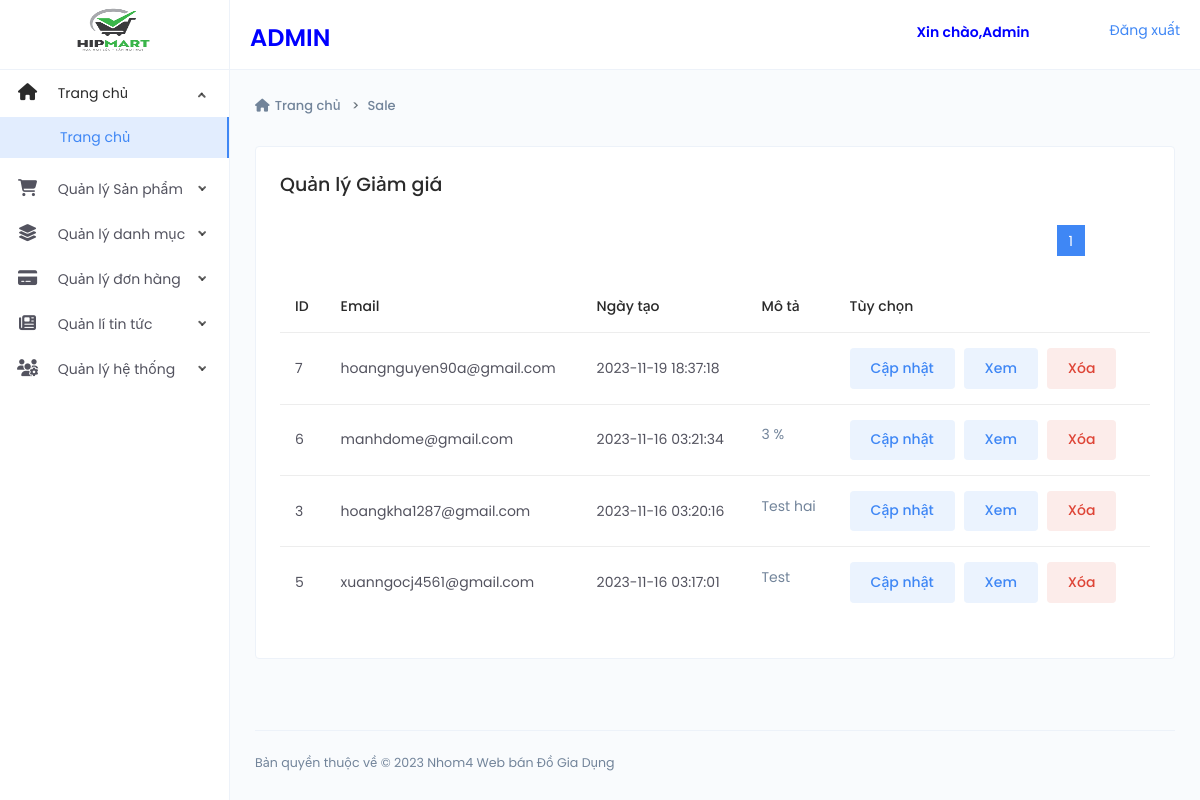
/Webdogiadung/Admin/Sale.php (signed in), run on the app's committed database.
### tables this page shows
CREATE TABLE `sale` (
  `ID` int(11) NOT NULL,
  `Email` varchar(30) NOT NULL,
  `Creat_at` timestamp NOT NULL DEFAULT current_timestamp() ON UPDATE current_timestamp(),
  `Descrption` varchar(100) NOT NULL
);

### Webdogiadung/Admin/Sale.php (the view, shortened to what this page needs)
<?php
require('Header_admin.php');
?>
<?php
require('Nav_left.php');
?>
<?php
include('Conect.php');
?>
<div class="page-container">
   <div class="main-content">
      <div class="page-header">
         <div class="header-sub-title">
            <nav class="breadcrumb breadcrumb-dash">
            <a href="index.php" class="breadcrumb-item"><i class="fa-solid fa-house m-r-5"></i>Trang chủ</a>
               <a class="breadcrumb-item" href="Sale.php">Sale</a>
            </nav>
         </div>
      </div>
      <div class="card">
         <div class="card-body">
            <h4>Quản lý Giảm giá</h4>
            <div class="m-t-25">
               <?php
               $itemsPerPage = 10;
               $page = 1;
               $offset = ($page - 1) * $itemsPerPage;
               $sql = "SELECT COUNT(*) as totalItems FROM `sale`";
               $result = mysqli_query($conn, $sql);
               $row = mysqli_fetch_assoc($result);
               $totalItems = $row["totalItems"];
               $totalPages = ceil($totalItems / $itemsPerPage);
               $sql = "SELECT * FROM `sale` ORDER BY Creat_at DESc LIMIT " . $offset . "," . $itemsPerPage;
               $result = mysqli_query($conn, $sql);
               if (mysqli_num_rows($result) > 0) {
               ?>
                  <ul class="pagination">
                     <?php for ($i = 1; $i <= $totalPages; $i++) { ?>
                        <?php if ($i == $page) { ?>
                           <li class="active"><a href="Sale.php?page=<?php echo $i; ?>"><?php echo $i; ?></a></li>
                        <?php } else { ?>
                           <li><a href="Sale.php?page=<?php echo $i; ?>"><?php echo $i; ?></a></li>
                        <?php } ?>
                     <?php } ?>
                  </ul>
                  <table id="data-table" class="table">
                     <thead>
                        <tr>
                           <th>ID</th>
                           <th>Email</th>
                           <th>Ngày tạo</th>
                           <th>Mô tả</th>
                           <th>Tùy chọn </th>
                        </tr>
                     </thead>
                     <tbody>
                        <?php
                        while ($row = mysqli_fetch_assoc($result)) {
                           $id = $row['ID'];
                           $sql = "SELECT * FROM sale";
                           $res = mysqli_query($conn, $sql);
                        ?>
                           <tr>
                              <td><?php echo $id ?></td>
                              <td><?php echo $row['Email'] ?></td>
                              <td><?php echo $row['Creat_at'] ?></td>
                              <td><?php echo $row['Descrption'] ?></td>
                              <td class="tuychon">
                                 <a class="btn btn-primary btn-tone m-r-5" href="./Capnhat_sale.php?ID=<?php echo $row['ID']; ?>">Cập nhật</a>
                                 <a class="btn btn-primary btn-tone m-r-5" href="./Xemsale.php?ID=<?php echo $row['ID']; ?>">Xem</a>
                                 <a class="btn btn-danger btn-tone m-r-5" href="./Xoasale.php?ID=<?php echo $row['ID']; ?>" onclick="return confirm('Bạn có chắc chắn muốn xóa Tin tức này không?');">Xóa</a>
                              </td>
                           </tr>
                        <?php
                        } ?>
                     </tbody>
                  </table>
               <?php
               } ?>
            </div>
         </div>
      </div>
   </div>
   <?php
   require('Footer_Admin.php');
   ?>

### Webdogiadung/Admin/assets/css/style.css (style rules this page uses)
.pagination { display: flex; align-items: center; justify-content: flex-end; margin-bottom: 25px; margin-top: 15px; margin-right: 60px; list-style: none; }
.pagination li:first-child a, .pagination li:first-child span { border-bottom-left-radius: 0; border-top-left-radius: 0; margin-left: 0; }
.pagination li:last-child a, .pagination li:last-child span { border-bottom-right-radius: 0; border-top-right-radius: 0; }
.pagination .active a, .pagination .active span, .pagination .active a:hover, .pagination .active span:hover, .pagination .active a:focus, .pagination .active span:focus { background-color: #3f87f5; border-color: #3f87f5; color: #ffffff; cursor: default; z-index: 2; }
.pagination li a, .pagination li span { background-color: #f0f0e9; border: 0; float: left; line-height: 1.42857; margin-left: -1px; padding: 6px 12px; position: relative; text-decoration: none; margin-right: 5px; color: #000; }

### data on the page
sale: ID "7", Email "hoangnguyen90a@gmail.com", Creat_at "2023-11-19 18:37:18"
sale: ID "6", Email "manhdome@gmail.com", Creat_at "2023-11-16 03:21:34", Descrption "3 %"
sale: ID "3", Email "hoangkha1287@gmail.com", Creat_at "2023-11-16 03:20:16", Descrption "Test hai"
sale: ID "5", Email "xuanngocj4561@gmail.com", Creat_at "2023-11-16 03:17:01", Descrption "Test"
